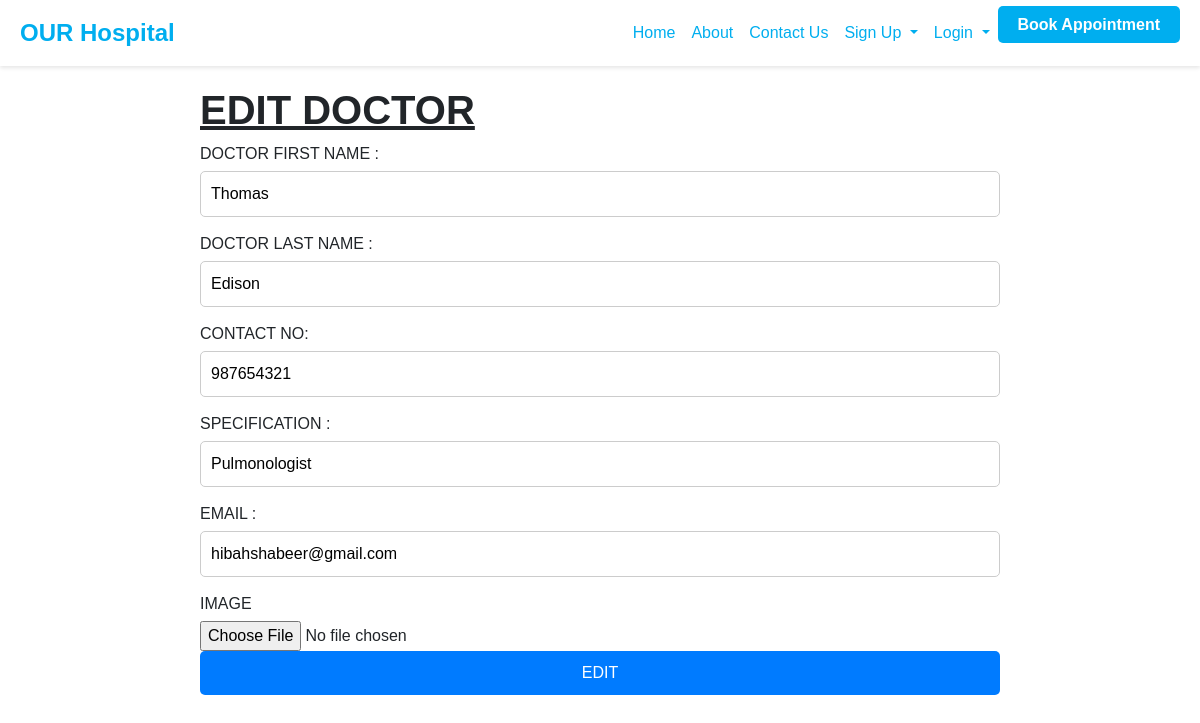
Screenshot of /editdoctor/1 with the database file from the repository.
### hospital/models.py (models this page shows, shortened)
class Doctor(models.Model):
    doctordetails = models.ForeignKey(User, on_delete=models.CASCADE, null=True)
    phonenumber = models.IntegerField(null=True)
    specification = models.CharField(max_length=100, null=True)
    doctorimage=models.ImageField(upload_to="images/")

### hospital/views.py (the view)
# urls.py: path('editdoctor/<int:x>',views.editdoctor,name='editdoctor'),
def editdoctor(request,x):
    doctors=Doctor.objects.get(id=x)
    return render(request,'editdoctor.html',{'doctors':doctors})

### hospital/templates/editdoctor.html (shortened to what this page needs)
    {% extends 'navbar.html' %}
{% block content %}
<!DOCTYPE html>
<html lang="en">
<head>
</head>
<body>
    <div class="container">
        <h1><b><U>EDIT DOCTOR</U></b></h1>
    <form method="post" action="/edit_doctor/{{doctors.id}}" enctype="multipart/form-data">
        <label>DOCTOR FIRST NAME :</label>
        <input type="text" id="name" name="docfname" value="{{doctors.doctordetails.first_name}}">
        <label>DOCTOR LAST NAME :</label>
        <input type="text" id="name" name="docsname" value="{{doctors.doctordetails.last_name}}">
        <label>CONTACT NO:</label>
        <input type="number" id="nmbr" name="nmbr" value="{{doctors.phonenumber}}">
        <label>SPECIFICATION :</label>
        <input type="text" id="spec" name="docspec" value="{{doctors.specification}}">
        <label>EMAIL :</label>
        <input type="text" id="email" name="email" value="{{doctors.doctordetails.email}}">
        <label>IMAGE</label>
        <input type="file" id="img" name="img" accept="image/*">
        <button type="submit">EDIT</button>
    </form>
</div>
</body>
</html>
{% endblock %}

### hospital/templates/navbar.html (style rules this page uses)
body, html { margin: 0; padding: 0; font-family: Arial, sans-serif; }

### hospital/templates/editdoctor.html (style rules this page uses)
.container { width: 70%; margin: 0 auto; padding: 20px; }
label { display: block; margin-bottom: 5px; }
input[type="text"], input[type="number"], input[type="password"] { width: 100%; padding: 10px; margin-bottom: 15px; border: 1px solid #ccc; border-radius: 5px; box-sizing: border-box; }
button[type="submit"] { width: 100%; padding: 10px; border: none; border-radius: 5px; background-color: #007bff; color: #fff; cursor: pointer; }

### rows the page displays
Doctor: docfname "Thomas", docsname "Edison", nmbr "987654321", docspec "Pulmonologist", email "hibahshabeer@gmail.com"
